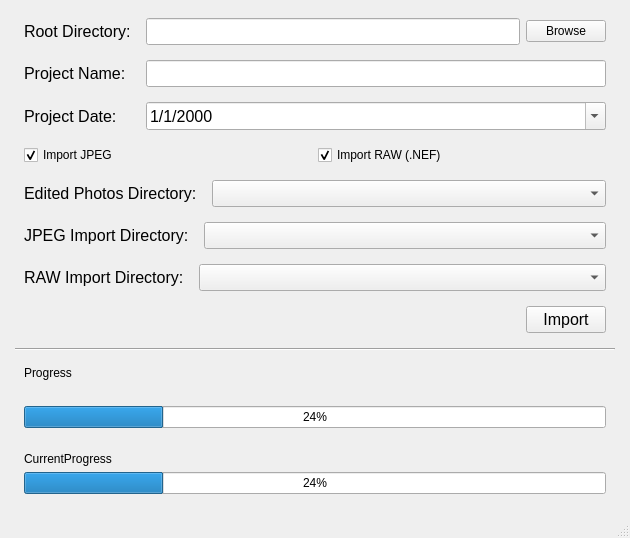
<?xml version="1.0" encoding="UTF-8"?>
<ui version="4.0">
 <class>PhotoImporterMainWindow</class>
 <widget class="QMainWindow" name="PhotoImporterMainWindow">
  <property name="geometry">
   <rect>
    <x>0</x>
    <y>0</y>
    <width>630</width>
    <height>538</height>
   </rect>
  </property>
  <property name="windowTitle">
   <string>Photo Importer</string>
  </property>
  <widget class="QWidget" name="centralwidget">
   <layout class="QHBoxLayout" name="horizontalLayout_4">
    <item>
     <spacer name="horizontalSpacer_2">
      <property name="orientation">
       <enum>Qt::Horizontal</enum>
      </property>
      <property name="sizeType">
       <enum>QSizePolicy::MinimumExpanding</enum>
      </property>
      <property name="sizeHint" stdset="0">
       <size>
        <width>0</width>
        <height>0</height>
       </size>
      </property>
     </spacer>
    </item>
    <item>
     <widget class="QWidget" name="widget_2" native="true">
      <property name="minimumSize">
       <size>
        <width>600</width>
        <height>0</height>
       </size>
      </property>
      <property name="maximumSize">
       <size>
        <width>700</width>
        <height>16777215</height>
       </size>
      </property>
      <layout class="QVBoxLayout" name="verticalLayout_6">
       <property name="leftMargin">
        <number>0</number>
       </property>
       <property name="topMargin">
        <number>0</number>
       </property>
       <property name="rightMargin">
        <number>0</number>
       </property>
       <property name="bottomMargin">
        <number>0</number>
       </property>
       <item>
        <widget class="QWidget" name="OptionsWidget" native="true">
         <property name="sizePolicy">
          <sizepolicy hsizetype="Expanding" vsizetype="Preferred">
           <horstretch>0</horstretch>
           <verstretch>0</verstretch>
          </sizepolicy>
         </property>
         <layout class="QVBoxLayout" name="verticalLayout_5">
          <property name="spacing">
           <number>15</number>
          </property>
          <item>
           <widget class="QWidget" name="MainOptionsWidget" native="true">
            <property name="sizePolicy">
             <sizepolicy hsizetype="Preferred" vsizetype="Maximum">
              <horstretch>0</horstretch>
              <verstretch>0</verstretch>
             </sizepolicy>
            </property>
            <layout class="QFormLayout" name="formLayout">
             <property name="horizontalSpacing">
              <number>15</number>
             </property>
             <property name="verticalSpacing">
              <number>15</number>
             </property>
             <property name="leftMargin">
              <number>0</number>
             </property>
             <property name="topMargin">
              <number>0</number>
             </property>
             <property name="rightMargin">
              <number>0</number>
             </property>
             <property name="bottomMargin">
              <number>0</number>
             </property>
             <item row="0" column="0">
              <widget class="QLabel" name="label_3">
               <property name="font">
                <font>
                 <pointsize>12</pointsize>
                </font>
               </property>
               <property name="text">
                <string>Root Directory:</string>
               </property>
              </widget>
             </item>
             <item row="0" column="1">
              <widget class="QWidget" name="rootDirectoryWidget" native="true">
               <layout class="QHBoxLayout" name="horizontalLayout">
                <property name="leftMargin">
                 <number>0</number>
                </property>
                <property name="topMargin">
                 <number>0</number>
                </property>
                <property name="rightMargin">
                 <number>0</number>
                </property>
                <property name="bottomMargin">
                 <number>0</number>
                </property>
                <item>
                 <widget class="QLineEdit" name="rootDirectoryPath">
                  <property name="font">
                   <font>
                    <pointsize>12</pointsize>
                   </font>
                  </property>
                 </widget>
                </item>
                <item>
                 <widget class="QPushButton" name="selectRootDirectoryButton">
                  <property name="sizePolicy">
                   <sizepolicy hsizetype="Fixed" vsizetype="Fixed">
                    <horstretch>0</horstretch>
                    <verstretch>0</verstretch>
                   </sizepolicy>
                  </property>
                  <property name="text">
                   <string>Browse</string>
                  </property>
                 </widget>
                </item>
               </layout>
              </widget>
             </item>
             <item row="1" column="0">
              <widget class="QLabel" name="label_4">
               <property name="font">
                <font>
                 <pointsize>12</pointsize>
                </font>
               </property>
               <property name="text">
                <string>Project Name: </string>
               </property>
              </widget>
             </item>
             <item row="1" column="1">
              <widget class="QLineEdit" name="lineEdit">
               <property name="font">
                <font>
                 <pointsize>12</pointsize>
                </font>
               </property>
              </widget>
             </item>
             <item row="2" column="0">
              <widget class="QLabel" name="label_5">
               <property name="font">
                <font>
                 <pointsize>12</pointsize>
                </font>
               </property>
               <property name="text">
                <string>Project Date:</string>
               </property>
              </widget>
             </item>
             <item row="2" column="1">
              <widget class="QDateEdit" name="projectDateEdit">
               <property name="font">
                <font>
                 <pointsize>12</pointsize>
                </font>
               </property>
               <property name="displayFormat">
                <string>M/d/yyyy</string>
               </property>
               <property name="calendarPopup">
                <bool>true</bool>
               </property>
              </widget>
             </item>
            </layout>
           </widget>
          </item>
          <item>
           <widget class="QWidget" name="ImportTypesWidget" native="true">
            <property name="sizePolicy">
             <sizepolicy hsizetype="Preferred" vsizetype="Maximum">
              <horstretch>0</horstretch>
              <verstretch>0</verstretch>
             </sizepolicy>
            </property>
            <layout class="QHBoxLayout" name="horizontalLayout_2">
             <property name="leftMargin">
              <number>0</number>
             </property>
             <property name="topMargin">
              <number>0</number>
             </property>
             <property name="rightMargin">
              <number>0</number>
             </property>
             <property name="bottomMargin">
              <number>0</number>
             </property>
             <item>
              <widget class="QCheckBox" name="jpegCheckBox">
               <property name="text">
                <string>Import JPEG</string>
               </property>
               <property name="checked">
                <bool>true</bool>
               </property>
              </widget>
             </item>
             <item>
              <widget class="QCheckBox" name="rawCheckBox">
               <property name="text">
                <string>Import RAW (.NEF)</string>
               </property>
               <property name="checked">
                <bool>true</bool>
               </property>
              </widget>
             </item>
            </layout>
           </widget>
          </item>
          <item>
           <widget class="QWidget" name="EditedLocationWidget" native="true">
            <property name="sizePolicy">
             <sizepolicy hsizetype="Preferred" vsizetype="Maximum">
              <horstretch>0</horstretch>
              <verstretch>0</verstretch>
             </sizepolicy>
            </property>
            <layout class="QFormLayout" name="formLayout_2">
             <property name="horizontalSpacing">
              <number>15</number>
             </property>
             <property name="leftMargin">
              <number>0</number>
             </property>
             <property name="topMargin">
              <number>0</number>
             </property>
             <property name="rightMargin">
              <number>0</number>
             </property>
             <property name="bottomMargin">
              <number>0</number>
             </property>
             <item row="0" column="0">
              <widget class="QLabel" name="label_6">
               <property name="font">
                <font>
                 <pointsize>12</pointsize>
                </font>
               </property>
               <property name="text">
                <string>Edited Photos Directory:</string>
               </property>
              </widget>
             </item>
             <item row="0" column="1">
              <widget class="QComboBox" name="editedLocationComboBox">
               <property name="font">
                <font>
                 <pointsize>12</pointsize>
                </font>
               </property>
              </widget>
             </item>
            </layout>
           </widget>
          </item>
          <item>
           <widget class="QWidget" name="JpegLocationWidget" native="true">
            <property name="sizePolicy">
             <sizepolicy hsizetype="Preferred" vsizetype="Maximum">
              <horstretch>0</horstretch>
              <verstretch>0</verstretch>
             </sizepolicy>
            </property>
            <layout class="QFormLayout" name="formLayout_3">
             <property name="horizontalSpacing">
              <number>15</number>
             </property>
             <property name="leftMargin">
              <number>0</number>
             </property>
             <property name="topMargin">
              <number>0</number>
             </property>
             <property name="rightMargin">
              <number>0</number>
             </property>
             <property name="bottomMargin">
              <number>0</number>
             </property>
             <item row="0" column="0">
              <widget class="QLabel" name="label_7">
               <property name="font">
                <font>
                 <pointsize>12</pointsize>
                </font>
               </property>
               <property name="text">
                <string>JPEG Import Directory:</string>
               </property>
              </widget>
             </item>
             <item row="0" column="1">
              <widget class="QComboBox" name="jpegLocationComboBox">
               <property name="font">
                <font>
                 <pointsize>12</pointsize>
                </font>
               </property>
              </widget>
             </item>
            </layout>
           </widget>
          </item>
          <item>
           <widget class="QWidget" name="RawLocationWidget" native="true">
            <property name="sizePolicy">
             <sizepolicy hsizetype="Preferred" vsizetype="Maximum">
              <horstretch>0</horstretch>
              <verstretch>0</verstretch>
             </sizepolicy>
            </property>
            <layout class="QFormLayout" name="formLayout_4">
             <property name="horizontalSpacing">
              <number>15</number>
             </property>
             <property name="leftMargin">
              <number>0</number>
             </property>
             <property name="topMargin">
              <number>0</number>
             </property>
             <property name="rightMargin">
              <number>0</number>
             </property>
             <property name="bottomMargin">
              <number>0</number>
             </property>
             <item row="0" column="0">
              <widget class="QLabel" name="label_8">
               <property name="font">
                <font>
                 <pointsize>12</pointsize>
                </font>
               </property>
               <property name="text">
                <string>RAW Import Directory:</string>
               </property>
              </widget>
             </item>
             <item row="0" column="1">
              <widget class="QComboBox" name="rawLocationComboBox">
               <property name="font">
                <font>
                 <pointsize>12</pointsize>
                </font>
               </property>
              </widget>
             </item>
            </layout>
           </widget>
          </item>
          <item>
           <widget class="QWidget" name="widget" native="true">
            <layout class="QHBoxLayout" name="horizontalLayout_3">
             <property name="leftMargin">
              <number>0</number>
             </property>
             <property name="topMargin">
              <number>0</number>
             </property>
             <property name="rightMargin">
              <number>0</number>
             </property>
             <property name="bottomMargin">
              <number>0</number>
             </property>
             <item>
              <spacer name="horizontalSpacer">
               <property name="orientation">
                <enum>Qt::Horizontal</enum>
               </property>
               <property name="sizeHint" stdset="0">
                <size>
                 <width>40</width>
                 <height>20</height>
                </size>
               </property>
              </spacer>
             </item>
             <item>
              <widget class="QPushButton" name="importButton">
               <property name="font">
                <font>
                 <pointsize>12</pointsize>
                </font>
               </property>
               <property name="text">
                <string>Import</string>
               </property>
              </widget>
             </item>
            </layout>
           </widget>
          </item>
         </layout>
        </widget>
       </item>
       <item>
        <widget class="Line" name="separator">
         <property name="orientation">
          <enum>Qt::Horizontal</enum>
         </property>
        </widget>
       </item>
       <item>
        <widget class="QWidget" name="ProgressWidget" native="true">
         <layout class="QVBoxLayout" name="verticalLayout_2">
          <property name="leftMargin">
           <number>0</number>
          </property>
          <property name="topMargin">
           <number>0</number>
          </property>
          <property name="rightMargin">
           <number>0</number>
          </property>
          <property name="bottomMargin">
           <number>0</number>
          </property>
          <item>
           <widget class="QWidget" name="TotalProgressBarWidget" native="true">
            <property name="sizePolicy">
             <sizepolicy hsizetype="Preferred" vsizetype="Maximum">
              <horstretch>0</horstretch>
              <verstretch>0</verstretch>
             </sizepolicy>
            </property>
            <layout class="QVBoxLayout" name="verticalLayout_3">
             <item>
              <widget class="QLabel" name="label">
               <property name="text">
                <string>Progress</string>
               </property>
              </widget>
             </item>
             <item>
              <widget class="QLabel" name="currentActionMessage">
               <property name="text">
                <string/>
               </property>
              </widget>
             </item>
             <item>
              <widget class="QProgressBar" name="totalProgressBar">
               <property name="value">
                <number>24</number>
               </property>
              </widget>
             </item>
            </layout>
           </widget>
          </item>
          <item>
           <widget class="QWidget" name="CurrentFileProgressBarWidget" native="true">
            <property name="sizePolicy">
             <sizepolicy hsizetype="Preferred" vsizetype="Maximum">
              <horstretch>0</horstretch>
              <verstretch>0</verstretch>
             </sizepolicy>
            </property>
            <layout class="QVBoxLayout" name="verticalLayout_4">
             <item>
              <widget class="QLabel" name="label_2">
               <property name="text">
                <string>CurrentProgress</string>
               </property>
              </widget>
             </item>
             <item>
              <widget class="QProgressBar" name="currentFileProgressBar">
               <property name="value">
                <number>24</number>
               </property>
              </widget>
             </item>
            </layout>
           </widget>
          </item>
         </layout>
        </widget>
       </item>
       <item>
        <spacer name="verticalSpacer">
         <property name="orientation">
          <enum>Qt::Vertical</enum>
         </property>
         <property name="sizeHint" stdset="0">
          <size>
           <width>20</width>
           <height>40</height>
          </size>
         </property>
        </spacer>
       </item>
      </layout>
     </widget>
    </item>
    <item>
     <spacer name="horizontalSpacer_3">
      <property name="orientation">
       <enum>Qt::Horizontal</enum>
      </property>
      <property name="sizeType">
       <enum>QSizePolicy::MinimumExpanding</enum>
      </property>
      <property name="sizeHint" stdset="0">
       <size>
        <width>0</width>
        <height>0</height>
       </size>
      </property>
     </spacer>
    </item>
   </layout>
  </widget>
  <widget class="QMenuBar" name="menubar">
   <property name="geometry">
    <rect>
     <x>0</x>
     <y>0</y>
     <width>630</width>
     <height>21</height>
    </rect>
   </property>
  </widget>
  <widget class="QStatusBar" name="statusbar"/>
  <action name="actionNikon">
   <property name="checkable">
    <bool>true</bool>
   </property>
   <property name="text">
    <string>Nikon (.NEF)</string>
   </property>
  </action>
  <action name="actionCanon">
   <property name="checkable">
    <bool>true</bool>
   </property>
   <property name="text">
    <string>Canon</string>
   </property>
  </action>
  <action name="actionSony">
   <property name="checkable">
    <bool>true</bool>
   </property>
   <property name="text">
    <string>Sony</string>
   </property>
  </action>
 </widget>
 <resources/>
 <connections/>
</ui>
